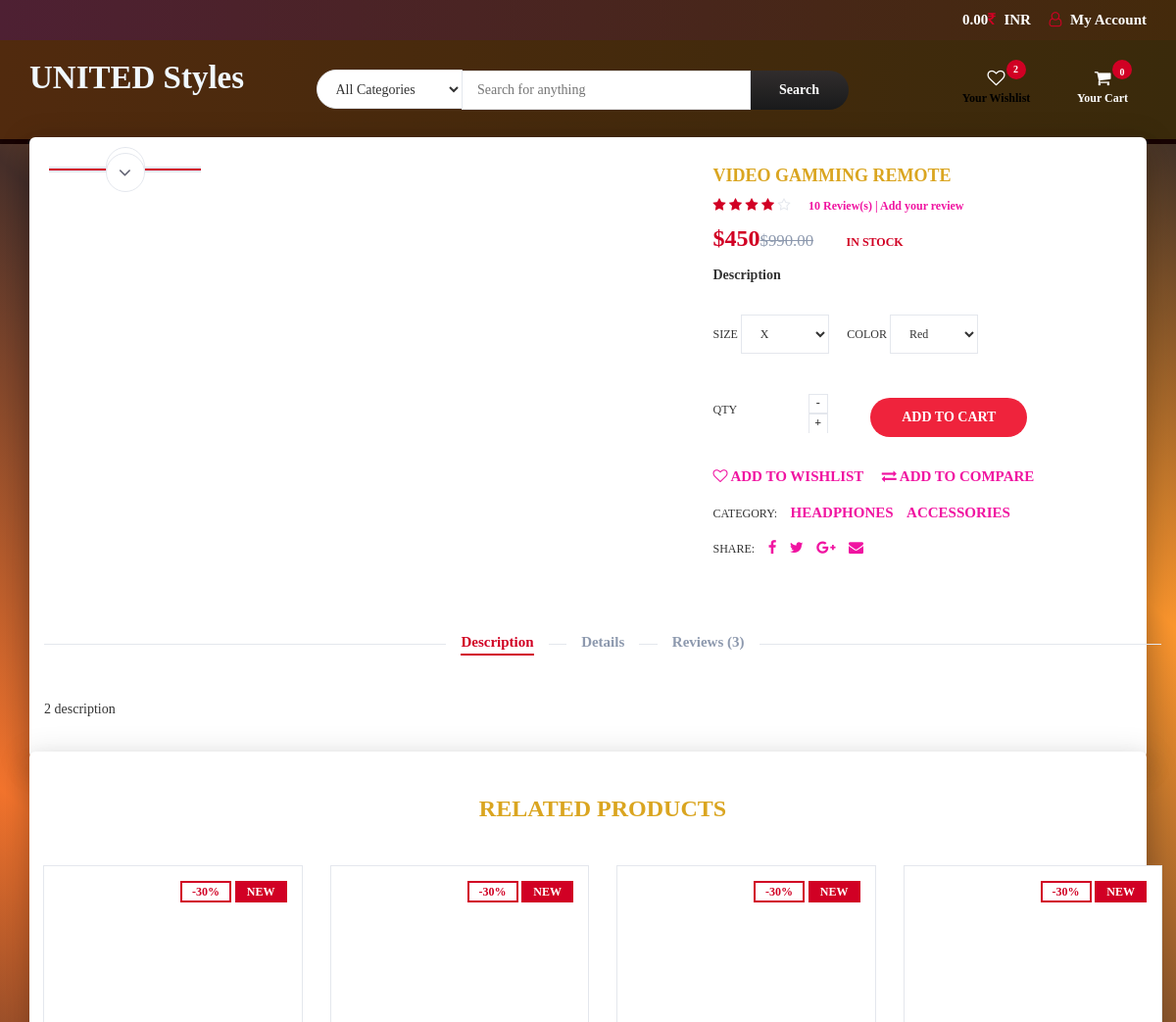
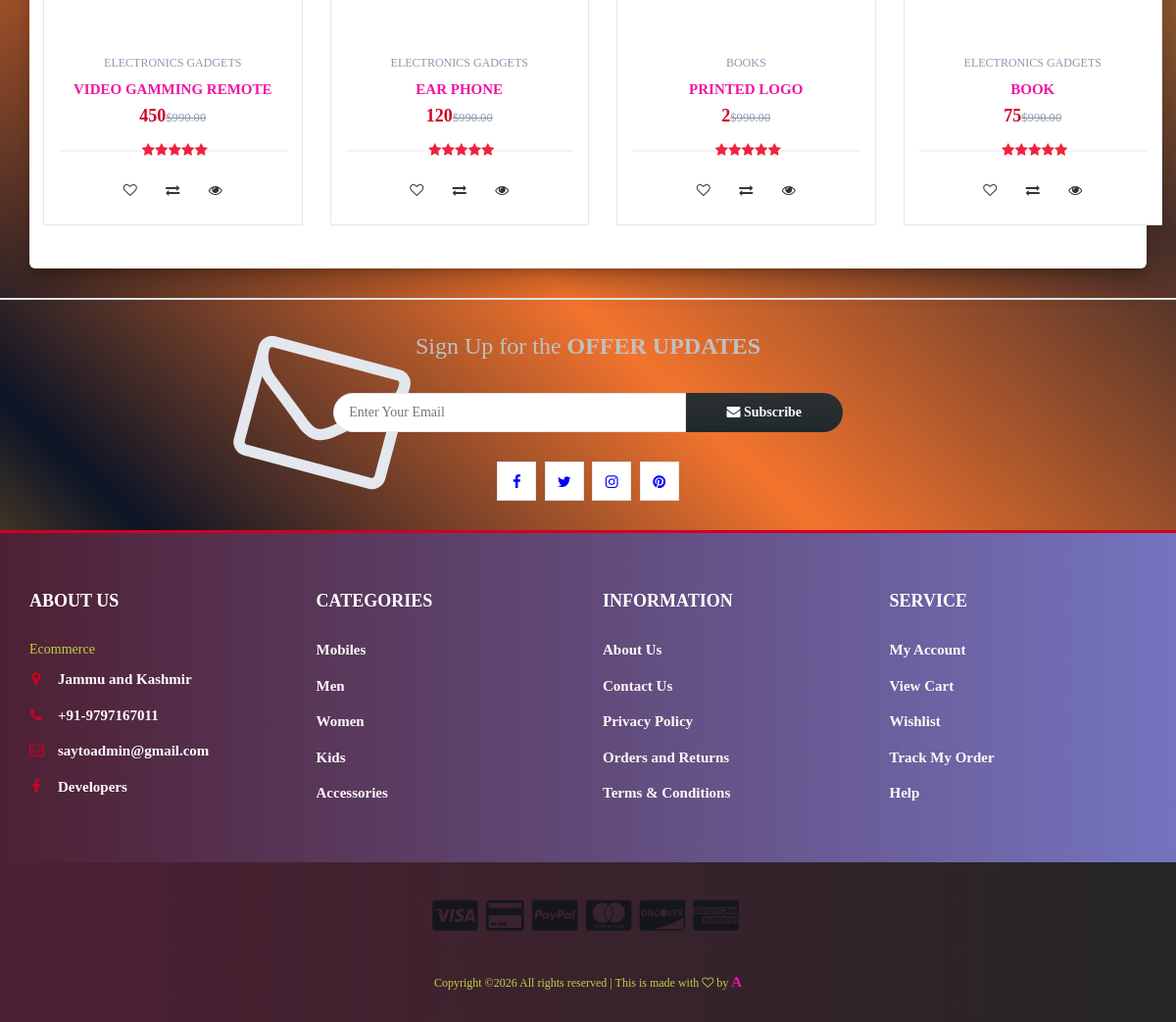
/product.php?p=72, run on the app's committed database (2 pictures, top to bottom).
### tables this page shows
CREATE TABLE `products` (
  `product_id` int(100) NOT NULL,
  `product_cat` int(100) NOT NULL,
  `product_brand` int(100) NOT NULL,
  `product_title` varchar(255) NOT NULL,
  `product_price` int(100) NOT NULL,
  `product_desc` text NOT NULL,
  `product_image` text NOT NULL,
  `product_keywords` text NOT NULL,
  `product_status` varchar(10) NOT NULL
);

CREATE TABLE `categories` (
  `cat_id` int(100) NOT NULL,
  `cat_title` text NOT NULL
);

### product.php (the view, shortened to what this page needs)
<?php
include "header.php";
?>
		<div class="section main main-raised">
			<div class="container">
				<div class="row">
					<?php
								include 'db.php';
								$product_id = $_GET['p'];
								$sql = " SELECT * FROM products WHERE product_id = $product_id";
								$result = mysqli_query($con, $sql);
								if (mysqli_num_rows($result) > 0)
								{
									while($row = mysqli_fetch_assoc($result))
									{
									echo '
                                <div class="col-md-5 col-md-push-2">
                                <div id="product-main-img">
                                    <div class="product-preview">
                                        <img src="product_images/'.$row['product_image'].'" alt="">
                                    </div>
                                    <div class="product-preview">
                                        <img src="product_images/'.$row['product_image'].'" alt="">
                                    </div>
                                    <div class="product-preview">
                                        <img src="product_images/'.$row['product_image'].'" alt="">
                                    </div>
                                    <div class="product-preview">
                                        <img src="product_images/'.$row['product_image'].'" alt="">
                                    </div>
                                </div>
                            </div>
                                <div class="col-md-2  col-md-pull-5">
                                <div id="product-imgs">
                                    <div class="product-preview">
                                        <img src="product_images/'.$row['product_image'].'" alt="">
                                    </div>
                                    <div class="product-preview">
                                        <img src="product_images/'.$row['product_image'].'" alt="">
                                    </div>
                                    <div class="product-preview">
                                        <img src="product_images/'.$row['product_image'].'g" alt="">
                                    </div>
                                    <div class="product-preview">
                                        <img src="product_images/'.$row['product_image'].'" alt="">
                                    </div>
                                </div>
                            </div>
									';
									?>
									<?php
									echo '
                    <div class="col-md-5">
						<div class="product-details">
							<h2 class="product-name">'.$row['product_title'].'</h2>
							<div>
								<div class="product-rating">
									<i class="fa fa-star"></i>
									<i class="fa fa-star"></i>
									<i class="fa fa-star"></i>
									<i class="fa fa-star"></i>
									<i class="fa fa-star-o"></i>
								</div>
								<a class="review-link" href="#review-form">10 Review(s) | Add your review</a>
							</div>
							<div>
								<h3 class="product-price">$'.$row['product_price'].'<del class="product-old-price">$990.00</del></h3>
								<span class="product-available">In Stock</span>
							</div>
							<p>  <b>Description</b>  </p>
							<div class="product-options">
								<label>
									Size
									<select class="input-select">
										<option value="0">X</option>
									</select>
								</label>
								<label>
									Color
									<select class="input-select">
										<option value="0">Red</option>
									</select>
								</label>
							</div>
							<div class="add-to-cart">
								<div class="qty-label">
									Qty
									<div class="input-number">
										<span class="qty-up">+</span>
										<span class="qty-down">-</span>
									</div>
								</div>
								<div class="btn-group" style="margin-left: 25px; margin-top: 15px">
								<button class="add-to-cart-btn" pid="'.$row['product_id'].'"  id="product" ><i class="fa fa-shopping-cart"></i> add to cart</button>
                                </div>
							</div>
							<ul class="product-btns">
								<li><a href="#"><i class="fa fa-heart-o"></i> add to wishlist</a></li>
								<li><a href="#"><i class="fa fa-exchange"></i> add to compare</a></li>
							</ul>
							<ul class="product-links">
								<li>Category:</li>
								<li><a href="#">Headphones</a></li>
								<li><a href="#">Accessories</a></li>
							</ul>
							<ul class="product-links">
								<li>Share:</li>
								<li><a href="#"><i class="fa fa-facebook"></i></a></li>
								<li><a href="#"><i class="fa fa-twitter"></i></a></li>
								<li><a href="#"><i class="fa fa-google-plus"></i></a></li>
								<li><a href="#"><i class="fa fa-envelope"></i></a></li>
							</ul>
						</div>
					</div>
					<div class="col-md-12">
						<div id="product-tab">
							<ul class="tab-nav">
								<li class="active"><a data-toggle="tab" href="#tab1">Description</a></li>
								<li><a data-toggle="tab" href="#tab2">Details</a></li>
								<li><a data-toggle="tab" href="#tab3">Reviews (3)</a></li>
							</ul>
							<div class="tab-content">
								<div id="tab1" class="tab-pane fade in active">
									<div class="row">
										<div class="col-md-12">
											<p> 2 description</p>
										</div>
									</div>
								</div>
							</div>
						</div>
					</div>
				</div>
			</div>
		</div>
		<div class="section main main-raised">
			<div class="container">
				<div class="row">
					<div class="col-md-12">
						<div class="section-title text-center">
							<h3 class="title">Related Products</h3>
						</div>
					</div>
                    ';
									}
								}
								?>
								<?php
                    include 'db.php';
								$product_id = $_GET['p'];
					$product_query = "SELECT * FROM products,categories WHERE product_cat=cat_id AND product_id BETWEEN $product_id AND $product_id+3";
                $run_query = mysqli_query($con,$product_query);
                if(mysqli_num_rows($run_query) > 0){
                    while($row = mysqli_fetch_array($run_query)){
                        $pro_id    = $row['product_id'];
                        $pro_title = $row['product_title'];
                        $pro_price = $row['product_price'];
                        $pro_image = $row['product_image'];
                        $cat_name = $row["cat_title"];
                        echo "
                                <div class='col-md-3 col-xs-6'>
								<a href='product.php?p=$pro_id'><div class='product'>
									<div class='product-img'>
										<img src='product_images/$pro_image' style='max-height: 170px;' alt=''>
										<div class='product-label'>
											<span class='sale'>-30%</span>
											<span class='new'>NEW</span>
										</div>
									</div></a>
									<div class='product-body'>
										<p class='product-category'>$cat_name</p>
										<h3 class='product-name header-cart-item-name'><a href='product.php?p=$pro_id'>$pro_title</a></h3>
										<h4 class='product-price header-cart-item-info'>$pro_price<del class='product-old-price'>$990.00</del></h4>
										<div class='product-rating'>
											<i class='fa fa-star'></i>
											<i class='fa fa-star'></i>
											<i class='fa fa-star'></i>
											<i class='fa fa-star'></i>
											<i class='fa fa-star'></i>
										</div>
										<div class='product-btns'>
											<button class='add-to-wishlist'><i class='fa fa-heart-o'></i><span class='tooltipp'>add to wishlist</span></button>
											<button class='add-to-compare'><i class='fa fa-exchange'></i><span class='tooltipp'>add to compare</span></button>
											<button class='quick-view'><i class='fa fa-eye'></i><span class='tooltipp'>quick view</span></button>
										</div>
									</div>
									<div class='add-to-cart'>
										<button pid='$pro_id' id='product' class='add-to-cart-btn block2-btn-towishlist' href='#'><i class='fa fa-shopping-cart'></i> add to cart</button>
									</div>
								</div>
                                </div>
			";
		}
}
?>
<?php
include "newslettter.php";
include "footer.php";
?>

### header.php (style rules this page uses)
a { color:rgba(240, 20, 161, 1); font-weight:600; font-size:15px; font-style:normal; font-variant:normal; font-family:Oswald; transition: 0.4s color; }

### data on the page
products: product_title "VIDEO GAMMING REMOTE", product_price "450", categories.cat_title "ELECTRONICS GADGETS"
products: categories.cat_title "ELECTRONICS GADGETS", product_title "EAR PHONE", product_price "120"
products: categories.cat_title "BOOKS", product_title "PRINTED LOGO", product_price "2"
products: categories.cat_title "ELECTRONICS GADGETS", product_title "BOOK", product_price "75"
